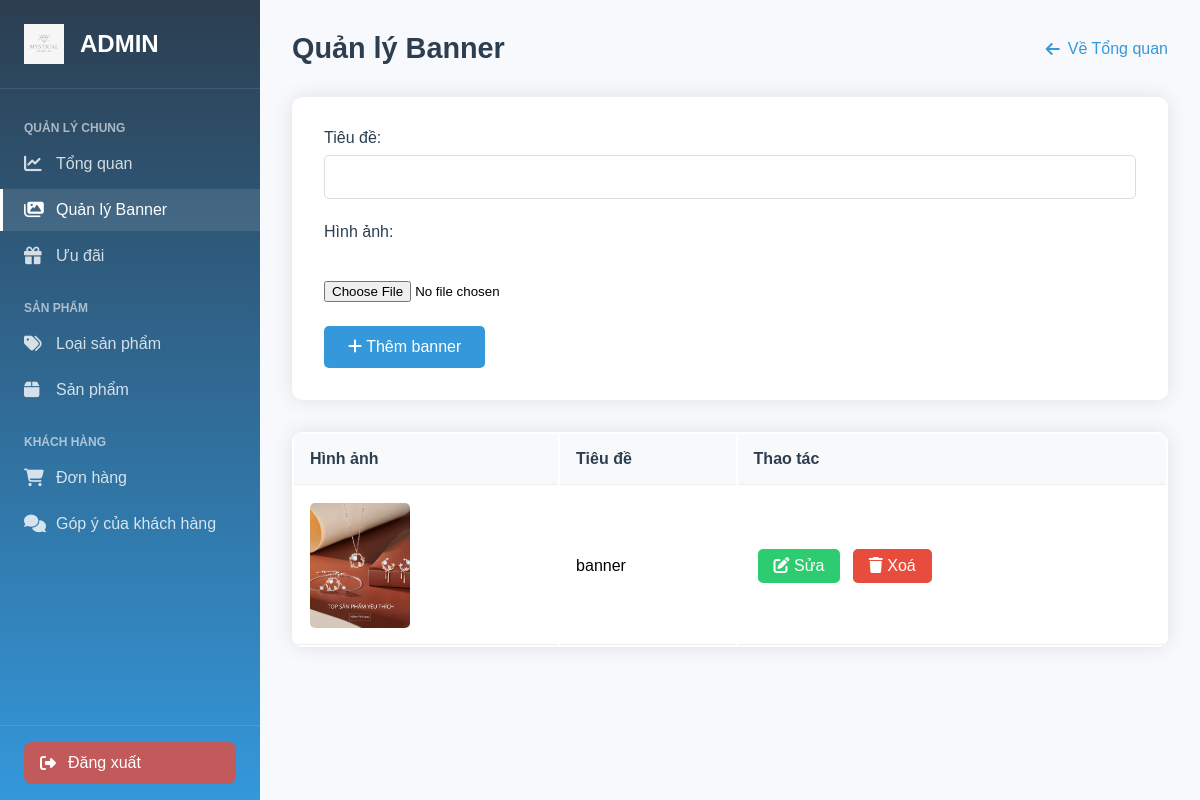
/admin/banner.php, run on the app's committed database.
### tables this page shows
CREATE TABLE `banners` (
  `id` int(11) NOT NULL,
  `title` varchar(255) NOT NULL,
  `image_url` varchar(255) NOT NULL,
  `created_at` timestamp NOT NULL DEFAULT current_timestamp()
);

### admin/banner.php (the view, shortened to what this page needs)
<?php
include 'config.php';
$edit = null;
$banners = $con->query("SELECT * FROM banners ORDER BY id DESC");
?>
<?php include 'sidebar.php'; ?>
<!DOCTYPE html>
<html lang="vi">
<head>
    <link rel="stylesheet" href="../css/dashboard.css">
    <link rel="stylesheet" href="../css/banner.css">
    <link rel="stylesheet" href="https://cdnjs.cloudflare.com/ajax/libs/font-awesome/6.4.0/css/all.min.css">
</head>
<body>
    <div class="banner-container">
        <div class="page-header">
            <h2>Quản lý Banner</h2>
            <a href="dashboard.php" class="back-link">
                <i class="fas fa-arrow-left"></i>
                Về Tổng quan
            </a>
        </div>
    <form method="POST" enctype="multipart/form-data" class="banner-form">
        <div class="input-group">
            <label>Tiêu đề:</label>
            <input type="text" name="title" value="<?= htmlspecialchars($edit['title'] ?? '') ?>" required>
        </div>
        <div class="input-group">
            <label>Hình ảnh:</label>
            <div class="file-input-wrapper">
                <input type="file" name="image_file" <?= $edit ? '' : 'required' ?>>
            </div>
        </div>
        <button type="submit" class="submit-btn">
            <i class="fas <?= $edit ? 'fa-save' : 'fa-plus' ?>"></i>
            <?= $edit ? 'Cập nhật banner' : 'Thêm banner' ?>
        </button>
    </form>
    <table class="banner-table">
        <thead>
            <tr>
                <th>Hình ảnh</th>
                <th>Tiêu đề</th>
                <th>Thao tác</th>
            </tr>
        </thead>
        <tbody>
            <?php while($b = $banners->fetch_assoc()): ?>
                <tr>
                    <td><img src="<?= $b['image_url'] ?>" width="100"></td>
                    <td><?= htmlspecialchars($b['title']) ?></td>
                    <td>
                        <a href="?edit=<?= $b['id'] ?>" class="action-btn edit-btn">
                            <i class="fas fa-edit"></i> Sửa
                        </a>
                        <a href="?delete=<?= $b['id'] ?>" class="action-btn delete-btn">
                            <i class="fas fa-trash"></i> Xoá
                        </a>
                    </td>
                </tr>
            <?php endwhile; ?>
        </tbody>
    </table>
</div>
</body>
</html>

### css/dashboard.css (style rules this page uses)
:root { --primary-color: #4e73df; --success-color: #1cc88a; --warning-color: #f6c23e; --danger-color: #e74a3b; }
body { font-family: 'Poppins', sans-serif; background: #f8f9fc; margin: 0; padding: 0; }

### css/banner.css (style rules this page uses)
.banner-container { padding: 2rem; margin-left: 260px; }
.page-header { display: flex; align-items: center; justify-content: space-between; margin-bottom: 2rem; }
.page-header h2 { margin: 0; color: #2c3e50; font-size: 1.8rem; }
.back-link { color: #3498db; text-decoration: none; display: flex; align-items: center; gap: 0.5rem; transition: all 0.3s ease; }
.banner-form { background: white; padding: 2rem; border-radius: 10px; box-shadow: 0 0 20px rgba(0,0,0,0.1); margin-bottom: 2rem; }
.input-group { margin-bottom: 1.5rem; }
.input-group label { display: block; margin-bottom: 0.5rem; color: #2c3e50; font-weight: 500; }
.input-group input[type="text"] { width: 100%; padding: 0.75rem; border: 1px solid #ddd; border-radius: 5px; font-size: 1rem; transition: all 0.3s ease; }
.file-input-wrapper { position: relative; margin-top: 1rem; }
.submit-btn { background: #3498db; color: white; border: none; padding: 0.75rem 1.5rem; border-radius: 5px; cursor: pointer; font-size: 1rem; transition: all 0.3s ease; }
.banner-table { width: 100%; background: white; border-radius: 10px; overflow: hidden; box-shadow: 0 0 20px rgba(0,0,0,0.1); }
.banner-table th, .banner-table td { padding: 1rem; text-align: left; border-bottom: 1px solid #eee; }
.banner-table th { background: #f8f9fa; font-weight: 600; color: #2c3e50; }
.banner-table img { border-radius: 5px; transition: transform 0.3s ease; }
.action-btn { padding: 0.5rem 1rem; border-radius: 5px; text-decoration: none; transition: all 0.3s ease; display: inline-block; margin: 0 0.25rem; }
.edit-btn { background: #2ecc71; color: white; }
.delete-btn { background: #e74c3c; color: white; }

### data on the page
banners: image_url (picture), title "banner"
